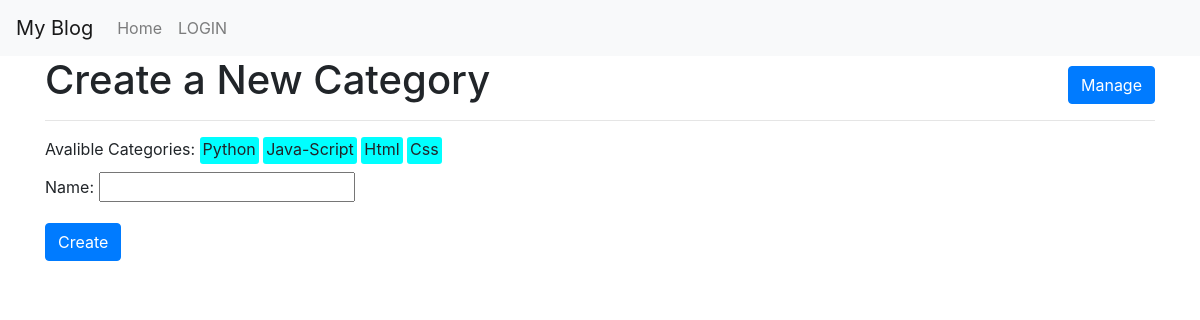
Before: /create_category/ with the older database file.
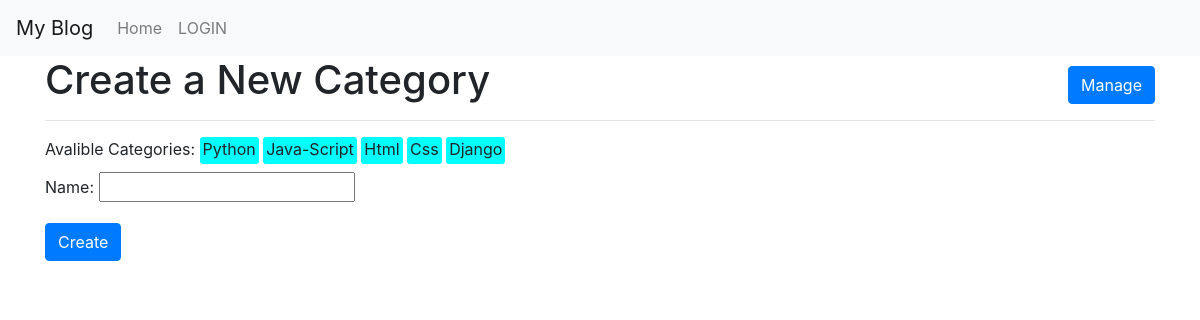
After: the same page with the newer database file.
### blog/models.py (models this page shows, shortened)
class Category(models.Model):
    name = models.CharField(max_length=255)
    slug = models.SlugField(unique=True, max_length=255, blank= True)
    class Meta:
        verbose_name_plural = "categories"

### blog/views.py (the view)
# urls.py: path('create_category/', views.create_category, name='create_category'),
def create_category(request):
    if request.method == 'POST':
        form = CreateCategoryForm(request.POST)
        if form.is_valid():
            name = form.cleaned_data['name']
            slug = form.cleaned_data['name'].replace(" ", "")#form.cleaned_data['slug']
            i = 0
            while Category.objects.filter(slug=slug).exists():
                i += 1
                slug = f'{slug}-{i}'
            category = Category.objects.create(name=name, slug=slug)
            form = CreateCategoryForm()
            return redirect('create_category')
    else:
        form = CreateCategoryForm()
    categories = Category.objects.all()
    return render(request, 'blog/create_category.html', {'form': form, 'categories': categories})

### blog/forms.py
class CreateCategoryForm(forms.ModelForm):
    class Meta:
        model = Category
        fields = ('name','slug')

### blog/templatetags/custom_filters.py (called while the page is built)
@register.filter
def title_case(value):
    return str(value).title()

### blog/views.py (called while the page is built, shortened)
    def __call__(self, request):
        current_time =  dt.now().strftime("%Y-%m-%d %H:%M:%S")#timezone.now()
        response = self.get_response(request)
        return response

### blog/templates/blog/create_category.html (shortened to what this page needs)
{% extends 'blog/base.html' %}
{% load custom_filters %}
{% block content %}
  <button class="btn btn-primary" style="float: right; margin-top: 10px;">
    <a href="{% url 'blog:manage_slugs' %}" style="color: white;">Manage</a>
  </button>
  <h1>Create a New Category</h1>
  <hr>
  Avalible Categories:
    {% for category in categories %}
    <label style="background-color: aqua; padding: 3px;border-radius: 3px;padding-top:0px;">{{ category.name|title_case }}</label>
    {% endfor %}
    <br>
  <form method="post">
      <div class="form-group">
        <label for="{{ form.author.id_for_label }}">Name:</label>
        {{ form.name }}
      </div>
    <button type="submit" class="btn btn-primary">Create</button>
  </form>
{% endblock %}

Changed rows visible on the page:
added Category: name "Django"
